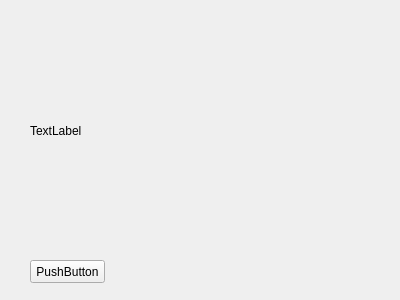
<?xml version="1.0" encoding="UTF-8"?>
<ui version="4.0">
 <class>anaPencere</class>
 <widget class="QWidget" name="anaPencere">
  <property name="geometry">
   <rect>
    <x>0</x>
    <y>0</y>
    <width>400</width>
    <height>300</height>
   </rect>
  </property>
  <property name="windowTitle">
   <string>anaPencere</string>
  </property>
  <widget class="BenimLabel" name="label">
   <property name="geometry">
    <rect>
     <x>30</x>
     <y>20</y>
     <width>341</width>
     <height>221</height>
    </rect>
   </property>
   <property name="text">
    <string>TextLabel</string>
   </property>
  </widget>
  <widget class="QPushButton" name="pushButton">
   <property name="geometry">
    <rect>
     <x>30</x>
     <y>260</y>
     <width>75</width>
     <height>23</height>
    </rect>
   </property>
   <property name="text">
    <string>PushButton</string>
   </property>
  </widget>
 </widget>
 <layoutdefault spacing="6" margin="11"/>
 <customwidgets>
  <customwidget>
   <class>BenimLabel</class>
   <extends>QLabel</extends>
   <header location="global">benimlabel.h</header>
  </customwidget>
 </customwidgets>
 <resources/>
 <connections/>
</ui>
